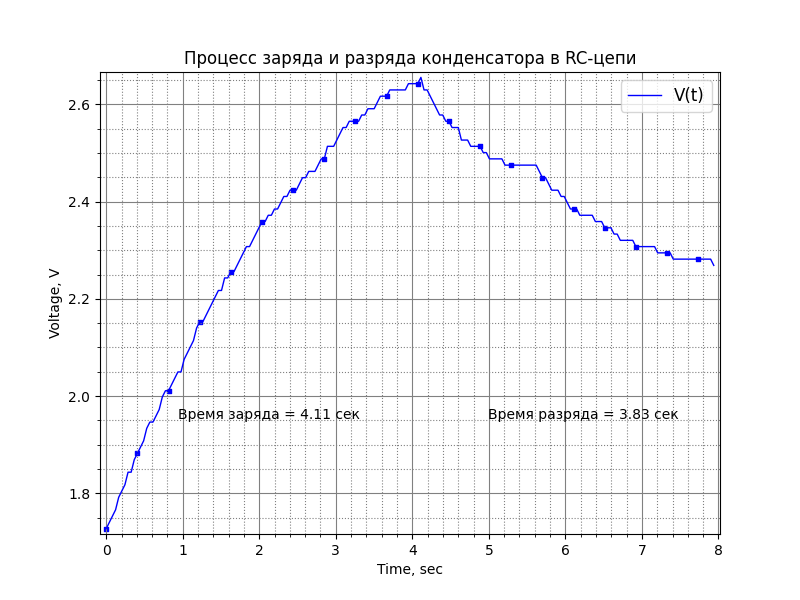

Source code (Python):
# -*- coding: utf-8 -*-

import numpy as np
import matplotlib.pyplot as plt


def getting_data():
    with open('settings.txt') as file:
        settings = [float(elem) for elem in file.read().split('\n')]
    
    with open('data.txt') as file:
        data = np.array([int(elem) for elem in file.read().rstrip().split('\n')])
    
    data_volts = data / 256 * 3.3
    data_time = np.array([ind / settings[0] for ind in range(len(data))])
    
    return (data_time, data_volts)


def get_borders(data: np.array, coef: int):
    Delta = np.mean(data[1:] - data[:-1]) * coef
    min_ = min(data) - Delta
    max_ = max(data) + Delta
    return [min_, max_]


def graph(X: np.array, Y: np.array, d: int):
    #print('Graph creating process')
    
    plt.figure(figsize=(8, 6), dpi=100)
    
    borders = get_borders(X, 2) + get_borders(Y, 4)
    plt.axis(borders)
    
    plt.grid(True, which='major', color='grey', linestyle="-")
    plt.minorticks_on()
    plt.grid(True, which='minor', color='grey', linestyle=":")

    plt.plot(X, Y, color='b', linewidth=1, label = 'V(t)')
    # !!! options from the tests (lms), but all do not work 
    #T, N = np.mean(X[1:] - X[:-1]), len(X) // 3
    #marker_indexes = np.linspace(0, T * (N - 1), N)
    #marker_indexes = np.linspace(0, len(X) - 1, N)
    #marker_indexes = np.arange(0, T * N, T)
    #X_markers = [X[int(ind)] for ind in marker_indexes]
    #Y_markers = [Y[int(ind)] for ind in marker_indexes]
    #plt.scatter(X_markers, Y_markers, marker='s', c='blue', s=10)    
    plt.scatter(X[0:len(X):d], Y[0:len(Y):d], marker='s', c='blue', s=10)  # variant for weak  
    
    plt.title('Процесс заряда и разряда конденсатора в RC-цепи', loc='center')
    plt.xlabel('Time, sec')
    plt.ylabel('Voltage, V')
    
    x1, y1 = (borders[0] * 7 + borders[1]) / 8, (borders[2] * 3 + borders[3]) / 4 # increasing part
    x2, y2 = (borders[0] * 3 + borders[1] * 5) / 8, y1                            # decreasing part
    peak_time_index = Y.argmax()
    peak_time = X[peak_time_index]
    charging_time, discharging_time = round(peak_time - min(X), 2), round(max(X) - peak_time, 2)
    plt.text(x1, y1, 'Время заряда = {} сек'.format(charging_time))
    plt.text(x2, y2, 'Время разряда = {} сек'.format(discharging_time))
    
    plt.legend(shadow=False, loc='upper right', fontsize=12)
    plt.show()

    plt.savefig('graph.png')
    plt.savefig('graph.svg')


def main():
    data_time, data_volts = getting_data()
    graph(data_time, data_volts, 10)


main()
